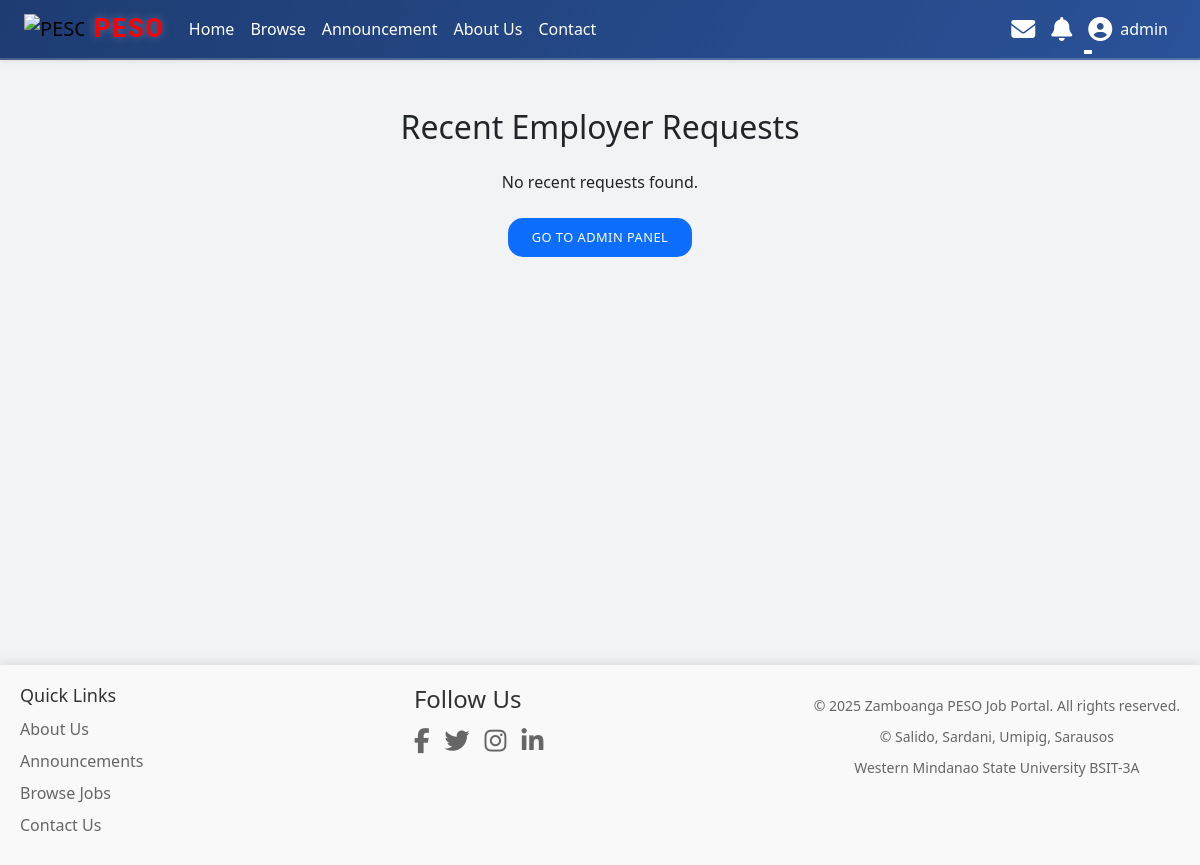
/pages/employer_requests.php (signed in), run on an earlier commit of the app's database.
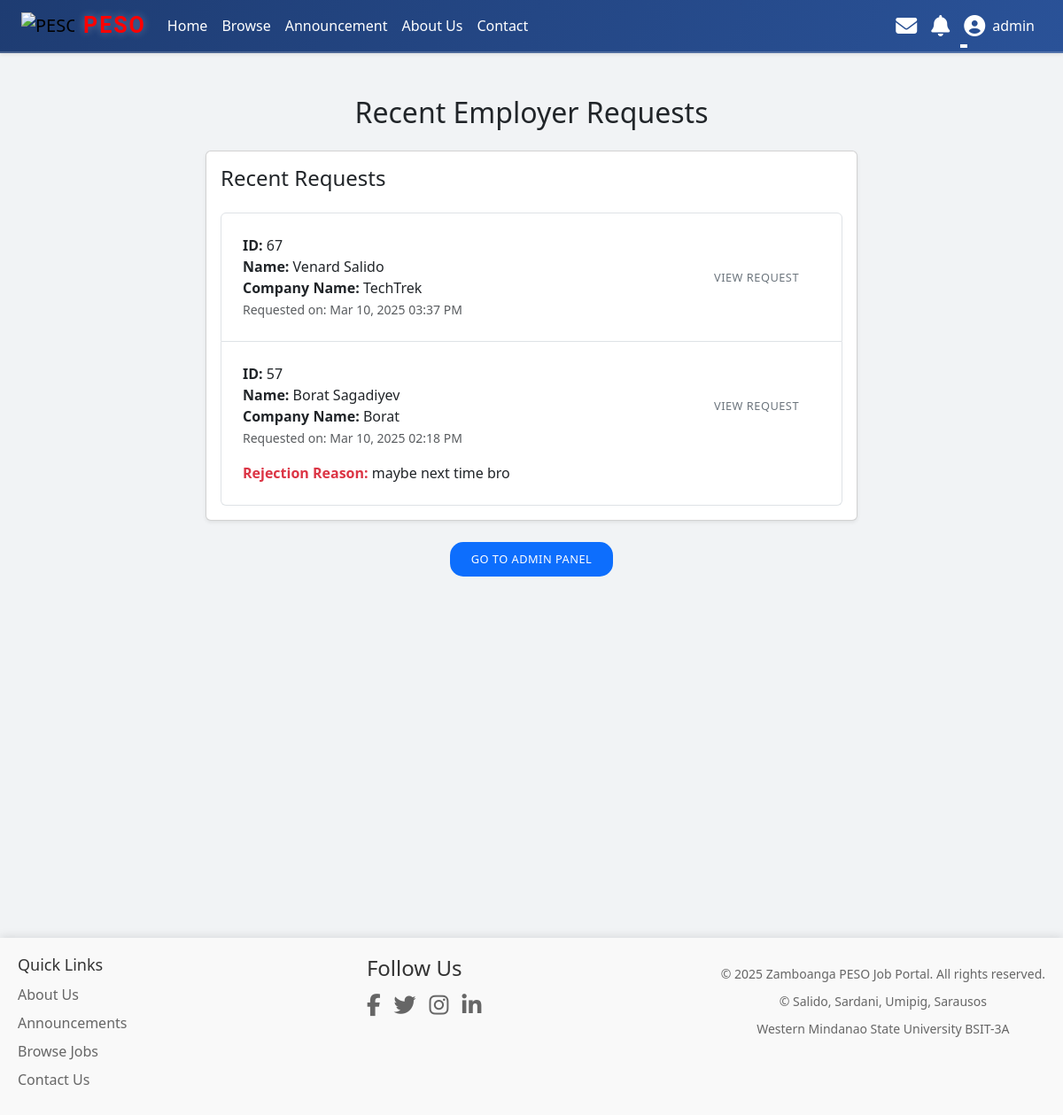
And on a later commit of the database.
### tables this page shows
CREATE TABLE `employer_requests` (
  `id` int(11) NOT NULL,
  `user_id` int(11) NOT NULL,
  `request_message` text NOT NULL,
  `proof_file` varchar(255) NOT NULL,
  `status` enum('pending','approved','rejected') DEFAULT 'pending',
  `remark` text DEFAULT NULL,
  `created_at` timestamp NOT NULL DEFAULT current_timestamp(),
  `company_name` varchar(255) NOT NULL
);

CREATE TABLE `users` (
  `id` int(11) NOT NULL,
  `email` varchar(100) NOT NULL,
  `password` varchar(255) NOT NULL,
  `role` enum('admin','user','employer') DEFAULT 'user',
  `created_at` timestamp NOT NULL DEFAULT current_timestamp(),
  `username` varchar(50) NOT NULL,
  `first_name` varchar(50) NOT NULL,
  `middle_name` varchar(50) DEFAULT NULL,
  `last_name` varchar(50) NOT NULL,
  `ext_name` varchar(10) DEFAULT NULL,
  `gender` enum('Male','Female','Non-Binary','LGBTQ+','Other') DEFAULT NULL,
  `birth_date` date DEFAULT NULL,
  `age` int(11) DEFAULT NULL,
  `phone_number` varchar(20) DEFAULT NULL,
  `place_of_birth` varchar(100) DEFAULT NULL,
  `civil_status` enum('Single','Married','Divorced','Widowed') DEFAULT NULL,
  `zip_code` varchar(10) DEFAULT NULL,
  `street_address` varchar(255) DEFAULT NULL,
  `barangay` varchar(100) DEFAULT NULL,
  `city` varchar(100) DEFAULT NULL,
  `education_level` varchar(50) DEFAULT NULL,
  `completion_year` int(11) DEFAULT NULL,
  `school_name` varchar(255) DEFAULT NULL,
  `inclusive_years` varchar(50) DEFAULT NULL,
  `uploaded_file` varchar(255) DEFAULT NULL,
  `caption` varchar(255) DEFAULT NULL,
  `work_experience` text DEFAULT NULL,
  `skills` text DEFAULT NULL,
  `linkedin_profile` varchar(255) DEFAULT NULL,
  `portfolio_url` varchar(255) DEFAULT NULL,
  `resume_file` varchar(255) DEFAULT NULL,
  `cover_photo` varchar(255) DEFAULT NULL,
  `verification_token` varchar(32) DEFAULT NULL,
  `is_verified` int(11) DEFAULT 0
);

### pages/employer_requests.php (the view, shortened to what this page needs)
<?php
include '../includes/header.php';
$user_id = $_SESSION['user_id'];
$query = "SELECT * FROM users WHERE id = ?";
$stmt = $conn->prepare($query);
$stmt->bind_param("i", $user_id);
$stmt->execute();
$result = $stmt->get_result();
$user = $result->fetch_assoc();
$user_role = $user['role'];
?>
<div class="container py-5">
    <h2 class="text-center mb-4">
        <?php if ($user_role === 'admin'): ?>
            Recent Employer Requests
        <?php elseif ($user_role === 'employer'): ?>
            Welcome to the Employer Community!
        <?php elseif ($user_role === 'user'): ?>
            Become a Part of the Employer Community
        <?php endif; ?>
    </h2>
    <div class="row justify-content-center">
        <?php if ($user_role === 'admin'): ?>
            <div class="col-lg-8 col-md-10">
                <?php
                $requests_query = "SELECT * FROM employer_requests ORDER BY created_at DESC LIMIT 5";
                $requests_result = $conn->query($requests_query);
                ?>
                <?php if ($requests_result->num_rows > 0): ?>
                    <div class="card shadow-sm">
                        <div class="card-body">
                            <h4 class="card-title mb-4">Recent Requests</h4>
                            <div class="list-group">
                                <?php while ($request = $requests_result->fetch_assoc()): ?>
                                    <?php
                                    $user_query = "SELECT * FROM users WHERE id = ?";
                                    $user_stmt = $conn->prepare($user_query);
                                    $user_stmt->bind_param("i", $request['user_id']);
                                    $user_stmt->execute();
                                    $user_result = $user_stmt->get_result();
                                    $user_data = $user_result->fetch_assoc();
                                    ?>
                                    <div class="list-group-item p-4">
                                        <div class="d-flex justify-content-between">
                                            <div>
                                                <strong>ID:</strong> <?= htmlspecialchars($user_data['id']) ?><br>
                                                <strong>Name:</strong> <?= htmlspecialchars($user_data['first_name']) ?> <?= htmlspecialchars($user_data['last_name']) ?><br>
                                                <strong>Company Name:</strong> <?= htmlspecialchars($request['company_name']) ?><br>
                                                <small class="text-muted">Requested on: <?= date('M d, Y h:i A', strtotime($request['created_at'])) ?></small>
                                            </div>
                                            <div class="align-self-center">
                                                <a href="/JOB/admin/employer_approval.php?id=<?= $request['id'] ?>" class="btn btn-outline-secondary">View Request</a>
                                            </div>
                                        </div>
                                        <?php if ($request['status'] === 'rejected' && !empty($request['remark'])): ?>
                                            <div class="mt-3">
                                                <strong class="text-danger">Rejection Reason:</strong> <?= htmlspecialchars($request['remark']) ?>
                                            </div>
                                        <?php endif; ?>
                                    </div>
                                <?php endwhile; ?>
                            </div>
                        </div>
                    </div>
                <?php else: ?>
                    <p class="text-center">No recent requests found.</p>
                <?php endif; ?>
                <div class="text-center mt-4">
                    <a href="../admin/admin.php" class="btn btn-primary">Go to Admin Panel</a>
                </div>
            </div>
        <?php endif; ?>
    </div>
</div>
<?php include '../includes/footer.php'; ?>

What changed in the data, as far as the page shows it:
added employer_requests: user "67", user.first_name "Venard", user.last_name "Salido", company_name "TechTrek", created_at "Mar 10, 2025 03:37 PM"
added employer_requests: user "57", user.first_name "Borat", user.last_name "Sagadiyev", company_name "Borat", created_at "Mar 10, 2025 02:18 PM", remark "maybe next time bro"
Also different on the page:
text no longer shown: "No recent requests found."
text now shown: "Recent Requests"
